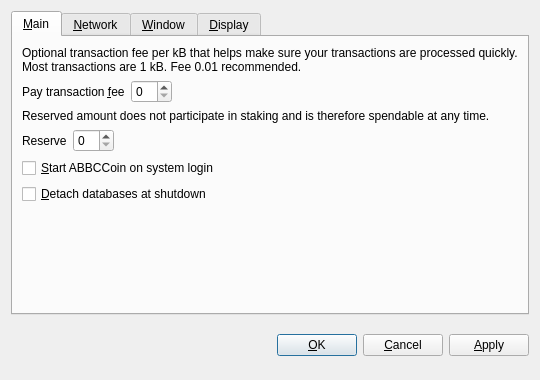
<?xml version="1.0" encoding="UTF-8"?>
<ui version="4.0">
 <class>OptionsDialog</class>
 <widget class="QDialog" name="OptionsDialog">
  <property name="geometry">
   <rect>
    <x>0</x>
    <y>0</y>
    <width>540</width>
    <height>380</height>
   </rect>
  </property>
  <property name="windowTitle">
   <string>Options</string>
  </property>
  <property name="modal">
   <bool>true</bool>
  </property>
  <layout class="QVBoxLayout" name="verticalLayout">
   <item>
    <widget class="QTabWidget" name="tabWidget">
     <property name="tabPosition">
      <enum>QTabWidget::North</enum>
     </property>
     <property name="currentIndex">
      <number>0</number>
     </property>
     <widget class="QWidget" name="tabMain">
      <attribute name="title">
       <string>&amp;Main</string>
      </attribute>
      <layout class="QVBoxLayout" name="verticalLayout_Main">
       <item>
        <widget class="QLabel" name="transactionFeeInfoLabel">
         <property name="text">
          <string>Optional transaction fee per kB that helps make sure your transactions are processed quickly. Most transactions are 1 kB. Fee 0.01 recommended.</string>
         </property>
         <property name="textFormat">
          <enum>Qt::PlainText</enum>
         </property>
         <property name="wordWrap">
          <bool>true</bool>
         </property>
        </widget>
       </item>
       <item>
        <layout class="QHBoxLayout" name="horizontalLayoutFee">
         <item>
          <widget class="QLabel" name="transactionFeeLabel">
           <property name="text">
            <string>Pay transaction &amp;fee</string>
           </property>
           <property name="textFormat">
            <enum>Qt::PlainText</enum>
           </property>
           <property name="buddy">
            <cstring>transactionFee</cstring>
           </property>
          </widget>
         </item>
         <item>
          <widget class="BitcoinAmountField" name="transactionFee"/>
         </item>
         <item>
          <spacer name="horizontalSpacerFee">
           <property name="orientation">
            <enum>Qt::Horizontal</enum>
           </property>
           <property name="sizeHint" stdset="0">
            <size>
             <width>40</width>
             <height>20</height>
            </size>
           </property>
          </spacer>
         </item>
        </layout>
       </item>
       <item>
        <widget class="QLabel" name="reserveBalanceInfoLabel">
         <property name="text">
          <string>Reserved amount does not participate in staking and is therefore spendable at any time.</string>
         </property>
         <property name="textFormat">
          <enum>Qt::PlainText</enum>
         </property>
         <property name="wordWrap">
          <bool>true</bool>
         </property>
        </widget>
       </item>
       <item>
        <layout class="QHBoxLayout" name="horizontalLayoutReserveBalance">
         <item>
          <widget class="QLabel" name="reserveBalanceLabel">
           <property name="text">
            <string>Reserve</string>
           </property>
           <property name="textFormat">
            <enum>Qt::PlainText</enum>
           </property>
           <property name="buddy">
            <cstring>reserveBalance</cstring>
           </property>
          </widget>
         </item>
         <item>
          <widget class="BitcoinAmountField" name="reserveBalance"/>
         </item>
         <item>
          <spacer name="horizontalSpacerReserveBalance">
           <property name="orientation">
            <enum>Qt::Horizontal</enum>
           </property>
           <property name="sizeHint" stdset="0">
            <size>
             <width>40</width>
             <height>20</height>
            </size>
           </property>
          </spacer>
         </item>
        </layout>
       </item>
       <item>
        <widget class="QCheckBox" name="bitcoinAtStartup">
         <property name="toolTip">
          <string>Automatically start ABBCCoin after logging in to the system.</string>
         </property>
         <property name="text">
          <string>&amp;Start ABBCCoin on system login</string>
         </property>
        </widget>
       </item>
       <item>
        <widget class="QCheckBox" name="detachDatabases">
         <property name="toolTip">
          <string>Detach block and address databases at shutdown. This means they can be moved to another data directory, but it slows down shutdown. The wallet is always detached.</string>
         </property>
         <property name="text">
          <string>&amp;Detach databases at shutdown</string>
         </property>
        </widget>
       </item>
       <item>
        <spacer name="verticalSpacer_Main">
         <property name="orientation">
          <enum>Qt::Vertical</enum>
         </property>
         <property name="sizeHint" stdset="0">
          <size>
           <width>20</width>
           <height>40</height>
          </size>
         </property>
        </spacer>
       </item>
      </layout>
     </widget>
     <widget class="QWidget" name="tabNetwork">
      <attribute name="title">
       <string>&amp;Network</string>
      </attribute>
      <layout class="QVBoxLayout" name="verticalLayout_Network">
       <item>
        <widget class="QCheckBox" name="mapPortUpnp">
         <property name="toolTip">
          <string>Automatically open the ABBCCoin client port on the router. This only works when your router supports UPnP and it is enabled.</string>
         </property>
         <property name="text">
          <string>Map port using &amp;UPnP</string>
         </property>
        </widget>
       </item>
       <item>
        <widget class="QCheckBox" name="connectSocks">
         <property name="toolTip">
          <string>Connect to the ABBCCoin network through a SOCKS proxy (e.g. when connecting through Tor).</string>
         </property>
         <property name="text">
          <string>&amp;Connect through SOCKS proxy:</string>
         </property>
        </widget>
       </item>
       <item>
        <layout class="QHBoxLayout" name="horizontalLayout_Network">
         <item>
          <widget class="QLabel" name="proxyIpLabel">
           <property name="text">
            <string>Proxy &amp;IP:</string>
           </property>
           <property name="textFormat">
            <enum>Qt::PlainText</enum>
           </property>
           <property name="buddy">
            <cstring>proxyIp</cstring>
           </property>
          </widget>
         </item>
         <item>
          <widget class="QValidatedLineEdit" name="proxyIp">
           <property name="maximumSize">
            <size>
             <width>140</width>
             <height>16777215</height>
            </size>
           </property>
           <property name="toolTip">
            <string>IP address of the proxy (e.g. 127.0.0.1)</string>
           </property>
          </widget>
         </item>
         <item>
          <widget class="QLabel" name="proxyPortLabel">
           <property name="text">
            <string>&amp;Port:</string>
           </property>
           <property name="textFormat">
            <enum>Qt::PlainText</enum>
           </property>
           <property name="buddy">
            <cstring>proxyPort</cstring>
           </property>
          </widget>
         </item>
         <item>
          <widget class="QLineEdit" name="proxyPort">
           <property name="maximumSize">
            <size>
             <width>55</width>
             <height>16777215</height>
            </size>
           </property>
           <property name="toolTip">
            <string>Port of the proxy (e.g. 9050)</string>
           </property>
          </widget>
         </item>
         <item>
          <widget class="QLabel" name="socksVersionLabel">
           <property name="text">
            <string>SOCKS &amp;Version:</string>
           </property>
           <property name="textFormat">
            <enum>Qt::PlainText</enum>
           </property>
           <property name="buddy">
            <cstring>socksVersion</cstring>
           </property>
          </widget>
         </item>
         <item>
          <widget class="QValueComboBox" name="socksVersion">
           <property name="toolTip">
            <string>SOCKS version of the proxy (e.g. 5)</string>
           </property>
          </widget>
         </item>
         <item>
          <spacer name="horizontalSpacer_Network">
           <property name="orientation">
            <enum>Qt::Horizontal</enum>
           </property>
           <property name="sizeHint" stdset="0">
            <size>
             <width>40</width>
             <height>20</height>
            </size>
           </property>
          </spacer>
         </item>
        </layout>
       </item>
       <item>
        <spacer name="verticalSpacer_Network">
         <property name="orientation">
          <enum>Qt::Vertical</enum>
         </property>
         <property name="sizeHint" stdset="0">
          <size>
           <width>20</width>
           <height>40</height>
          </size>
         </property>
        </spacer>
       </item>
      </layout>
     </widget>
     <widget class="QWidget" name="tabWindow">
      <attribute name="title">
       <string>&amp;Window</string>
      </attribute>
      <layout class="QVBoxLayout" name="verticalLayout_Window">
       <item>
        <widget class="QCheckBox" name="minimizeToTray">
         <property name="toolTip">
          <string>Show only a tray icon after minimizing the window.</string>
         </property>
         <property name="text">
          <string>&amp;Minimize to the tray instead of the taskbar</string>
         </property>
        </widget>
       </item>
       <item>
        <widget class="QCheckBox" name="minimizeOnClose">
         <property name="toolTip">
          <string>Minimize instead of exit the application when the window is closed. When this option is enabled, the application will be closed only after selecting Quit in the menu.</string>
         </property>
         <property name="text">
          <string>M&amp;inimize on close</string>
         </property>
        </widget>
       </item>
       <item>
        <spacer name="verticalSpacer_Window">
         <property name="orientation">
          <enum>Qt::Vertical</enum>
         </property>
         <property name="sizeHint" stdset="0">
          <size>
           <width>20</width>
           <height>40</height>
          </size>
         </property>
        </spacer>
       </item>
      </layout>
     </widget>
     <widget class="QWidget" name="tabDisplay">
      <attribute name="title">
       <string>&amp;Display</string>
      </attribute>
      <layout class="QVBoxLayout" name="verticalLayout_Display">
       <item>
        <layout class="QHBoxLayout" name="horizontalLayout_1_Display">
         <item>
          <widget class="QLabel" name="langLabel">
           <property name="text">
            <string>User Interface &amp;language:</string>
           </property>
           <property name="textFormat">
            <enum>Qt::PlainText</enum>
           </property>
           <property name="buddy">
            <cstring>lang</cstring>
           </property>
          </widget>
         </item>
         <item>
          <widget class="QValueComboBox" name="lang">
           <property name="toolTip">
            <string>The user interface language can be set here. This setting will take effect after restarting ABBCCoin.</string>
           </property>
          </widget>
         </item>
        </layout>
       </item>
       <item>
        <layout class="QHBoxLayout" name="horizontalLayout_2_Display">
         <item>
          <widget class="QLabel" name="unitLabel">
           <property name="text">
            <string>&amp;Unit to show amounts in:</string>
           </property>
           <property name="textFormat">
            <enum>Qt::PlainText</enum>
           </property>
           <property name="buddy">
            <cstring>unit</cstring>
           </property>
          </widget>
         </item>
         <item>
          <widget class="QValueComboBox" name="unit">
           <property name="toolTip">
            <string>Choose the default subdivision unit to show in the interface and when sending coins.</string>
           </property>
          </widget>
         </item>
        </layout>
       </item>
       <item>
        <widget class="QCheckBox" name="displayAddresses">
         <property name="toolTip">
          <string>Whether to show ABBCCoin addresses in the transaction list or not.</string>
         </property>
         <property name="text">
          <string>&amp;Display addresses in transaction list</string>
         </property>
        </widget>
       </item>
       <item>
        <widget class="QCheckBox" name="coinControlFeatures">
         <property name="toolTip">
          <string>Whether to show coin control features or not.</string>
         </property>
         <property name="text">
          <string>Display coin &amp;control features (experts only!)</string>
         </property>
        </widget>
       </item>
       <item>
        <widget class="QCheckBox" name="minimizeCoinAge"> 
         <property name="toolTip"> 
          <string>Whether to select the coin outputs randomly or with minimal coin age.</string> 
         </property> 
         <property name="text"> 
          <string>Minimize weight consumption (experimental)</string> 
         </property> 
        </widget> 
       </item> 
       <item>
        <spacer name="verticalSpacer_Display">
         <property name="orientation">
          <enum>Qt::Vertical</enum>
         </property>
         <property name="sizeHint" stdset="0">
          <size>
           <width>20</width>
           <height>40</height>
          </size>
         </property>
        </spacer>
       </item>
      </layout>
     </widget>
    </widget>
   </item>
   <item>
    <layout class="QHBoxLayout" name="horizontalLayout_Buttons">
     <item>
      <spacer name="horizontalSpacer_1">
       <property name="orientation">
        <enum>Qt::Horizontal</enum>
       </property>
       <property name="sizeHint" stdset="0">
        <size>
         <width>40</width>
         <height>48</height>
        </size>
       </property>
      </spacer>
     </item>
     <item>
      <widget class="QLabel" name="statusLabel">
       <property name="font">
        <font>
         <weight>75</weight>
         <bold>true</bold>
        </font>
       </property>
       <property name="text">
        <string/>
       </property>
       <property name="textFormat">
        <enum>Qt::PlainText</enum>
       </property>
       <property name="wordWrap">
        <bool>true</bool>
       </property>
      </widget>
     </item>
     <item>
      <spacer name="horizontalSpacer_2">
       <property name="orientation">
        <enum>Qt::Horizontal</enum>
       </property>
       <property name="sizeHint" stdset="0">
        <size>
         <width>40</width>
         <height>48</height>
        </size>
       </property>
      </spacer>
     </item>
     <item>
      <widget class="QPushButton" name="okButton">
       <property name="text">
        <string>&amp;OK</string>
       </property>
      </widget>
     </item>
     <item>
      <widget class="QPushButton" name="cancelButton">
       <property name="text">
        <string>&amp;Cancel</string>
       </property>
       <property name="autoDefault">
        <bool>false</bool>
       </property>
      </widget>
     </item>
     <item>
      <widget class="QPushButton" name="applyButton">
       <property name="text">
        <string>&amp;Apply</string>
       </property>
       <property name="autoDefault">
        <bool>false</bool>
       </property>
      </widget>
     </item>
    </layout>
   </item>
  </layout>
 </widget>
 <customwidgets>
  <customwidget>
   <class>BitcoinAmountField</class>
   <extends>QSpinBox</extends>
   <header>bitcoinamountfield.h</header>
  </customwidget>
  <customwidget>
   <class>QValueComboBox</class>
   <extends>QComboBox</extends>
   <header>qvaluecombobox.h</header>
  </customwidget>
  <customwidget>
   <class>QValidatedLineEdit</class>
   <extends>QLineEdit</extends>
   <header>qvalidatedlineedit.h</header>
  </customwidget>
 </customwidgets>
 <resources/>
 <connections/>
</ui>
